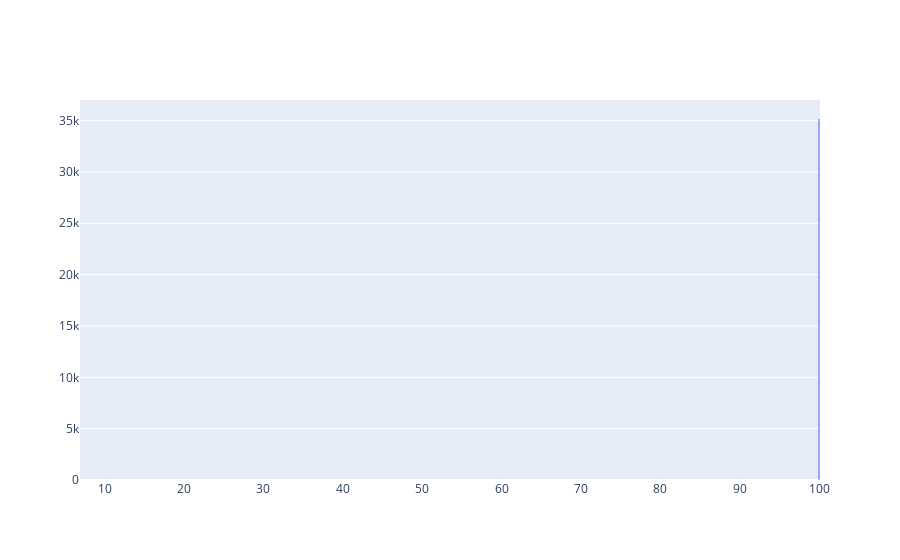

Notebook code cell kept with this figure:
### Markdown cell above
Average scroll percentage per session

### Code cell
# For each session, what was the average scroll time

# Distribution blot histogram (bin it)
df.groupby(by= 'session_id')['scroll_percentage'].mean()

## Average readtime per user
avg_scroll_pct = df.groupby(by ='session_id')['scroll_percentage'].mean()

fig = go.Figure()
fig.add_trace(go.Histogram(x=avg_scroll_pct))


# Overlay both histograms
fig.update_layout(barmode='overlay')
# Reduce opacity to see both histograms
fig.update_traces(opacity=0.55)
fig.show()

### Figure 1 — Plotly figure (JSON) as saved in the notebook; plotly's stock layout.template omitted (floating-point values rounded to 4 significant figures; data arrays with more than 128 entries replaced by an {"elided": "..."} marker saying what was removed)
{"data": [{"opacity": 0.55, "type": "histogram", "x": {"elided": "36795 float values"}}], "layout": {"barmode": "overlay"}}
